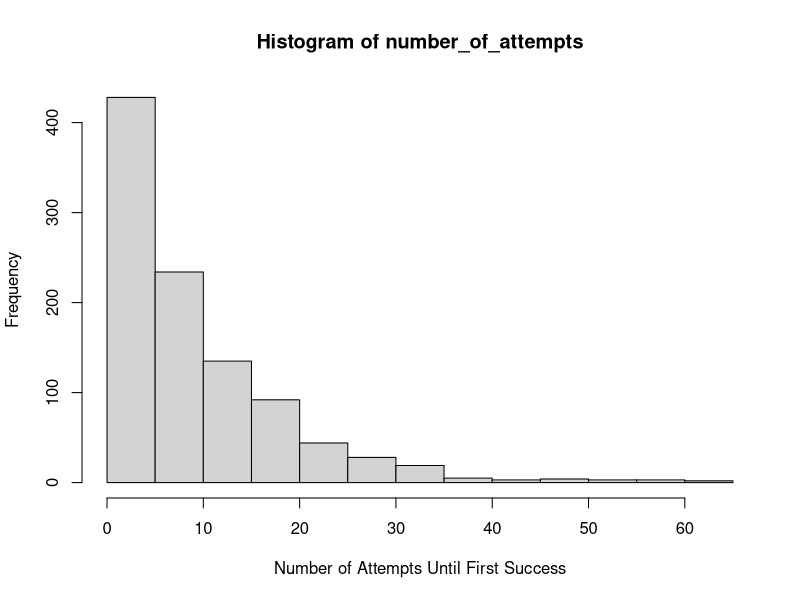
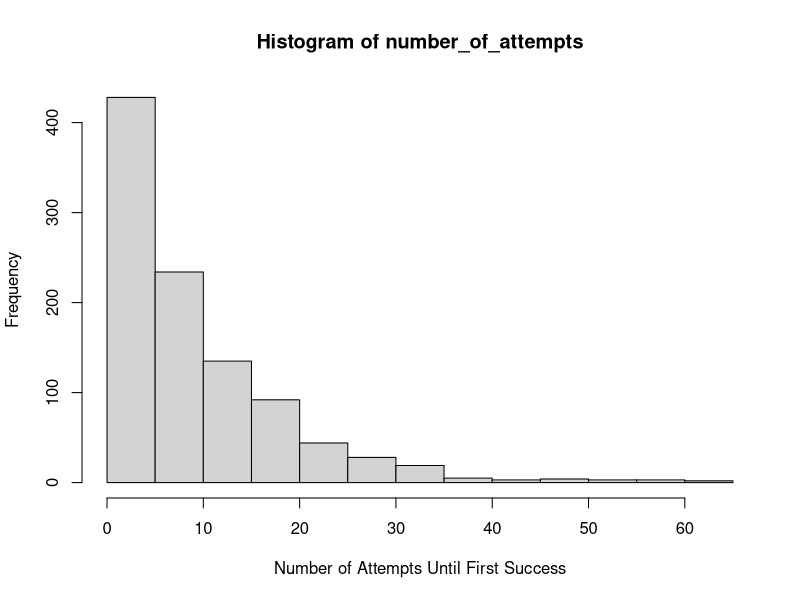

The R source for these figures, in order: (Note: this script raises an error after producing the figures.)

#'trying neg binomial simulation'

# failure <- success <- 0
# 
# nd <- function(p=.5) {
# 
#   x <- rbinom(1, size=1, prob=p)
#   
#   if (x==0) {failure =failure+1 } else {success=success+1 }
#  
#   return(list(s=success, f=failure))
# }
# 
# res <- replicate(10, nd())




foo <- function(p = 0.1) {
  i <- 0
  failure <- TRUE
  while ( sum(failure )==1 ){
    i <- i + 1
    if ( sample(x = c(TRUE, FALSE), size = 1, prob = c(p, 1-p)) ) { # equiv to if coin flip is heads
      failure <- FALSE
    }
  }
  return(i) 
}

set.seed(42)
number_of_attempts <- replicate(1000, foo())
hist(number_of_attempts, xlab = "Number of Attempts Until First Success")



# same as 
# https://stackoverflow.com/questions/65462039/r-how-would-i-repeatedly-simulate-how-many-attempts-before-a-success-on-a-1-10

foo <- function(p = 0.1) {
  i <- 0
  failure <- 1
  
  while ( failure  ){
    i <- i + 1
    if ( rbinom(1, size=1, prob=p))  { # equiv to if coin flip is heads
      failure <- 0 # if not heads 0
    }
  }
  return(i) 
}

set.seed(42)
number_of_attempts <- replicate(1000, foo())
hist(number_of_attempts, xlab = "Number of Attempts Until First Success")




# my neg binomial simulation
# for example if s = 4, we count how long it takes to get 4 heads given prob of p 

foo <- function(p = 0.5, s = 4) { #p prob of success; s 
  
  i <- 0
  x <- 0 
  
  while ( x < s) {  # stop when x equals s 
    
    i <- i + 1  # count each toss
    
    res <-  rbinom(1, size=1, prob=p)  # coin flip, heads is success
    
    if (res ==1) {x=x+1}   # if heads count 
   
  }
  return(i) 
}


as.data.frame(xtabs(length~timeSlt, dt))


#~~~~~~~~~~~~~~~~~~~~~~~~~~~~~~~~~~~~~~~~~~~~~~~~~~~~~~~~~~~~~~~~~~~~~~~~~~~~~~~~

#par(mfrow = c(2, 1))    
  #set.seed(42)
  sim = 1000
  P= runif(1,0,1) # pick a probability
  s=4
  number_of_attempts <- replicate(sim, foo(p=P,s=s))
  x <- table(factor(number_of_attempts, levels = s: max(sort(unique(number_of_attempts)))))
  #hist(number_of_attempts, xlab = "Number of Attempts Until x Success", breaks=100)
  b <- barplot(x, xlab = paste0("Number of Attempts Until ",s," Success, p=",P,""))
  

  
  
  
  m <- length(b)-1
  # https://bookdown.org/mpfoley1973/data-sci/negative-binomial.html see for explanation
  #Function dnbinom() calculates the negative-binomial probability. Parameter x equals the number of failures, x−r.
  d <- dnbinom(0:m, prob=P, size=4)*sim
  
  lines(x = b, y = d)
  points(x = b, y = d)
  
  # barplot(d, names.arg= as.character(names(x)))
 
#par(mfrow = c(1, 1))    

#~~~~~~~~~~~~~~~~~~~~~~~~~~~~~~~~~~~~~~~~~~~~~~~~~~~~~~~~~~~~~~~~~~~~~~~~~~~~~~~~


plot(b+0.5, d, "l", lwd = 2,col="red",lty=1, 
     axes=F, #ylim=c(0, 14000),
     #xlim=c(min(b), max(b)+1))
)
points(b+0.5, d, pch = 18, cex = 1,col="red")


# success <- 21
# attempt <- 30
# fail <- attempt - success
# streak <- function()
# {
#   success.pos <- sort(sample(1:attempt, success))
#   fail.pos <- sort((1:attempt)[-success.pos])
#   streak <- 0
#   prev <- success.pos[1]
#   for(i in success.pos[-1])
#   {
#     current <- i
#     if(prev == current-1)
#     {
#       streak <- streak + 1
#     }
#     prev <- current
#   }
#   
#   prev <- fail.pos[1]
#   for(i in fail.pos[-1])
#   {
#     current <- i
#     if(prev == current-1)
#     {
#       streak <- streak + 1
#     }
#     prev <- current
#   }
#   return(streak/attempt)
# }
